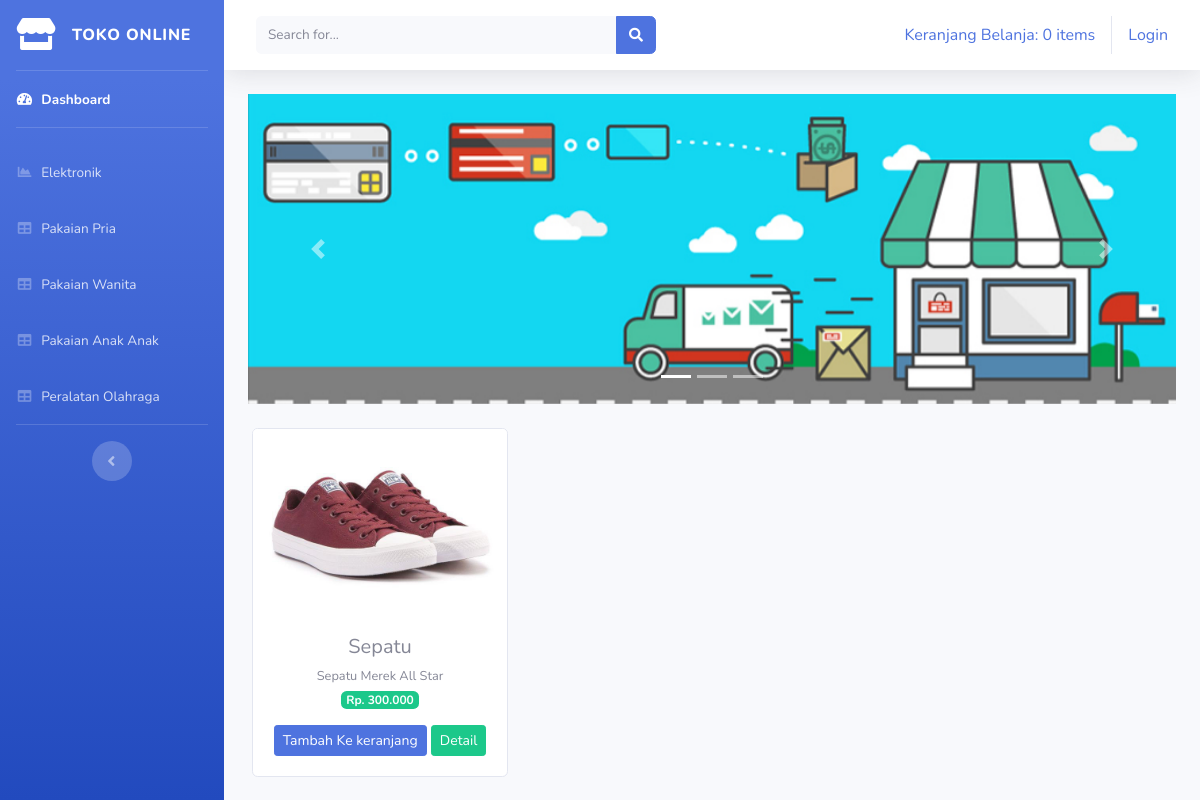
Screenshot of /index.php/categori/pakaian_pria with the database file from the repository.
### tables this page shows
CREATE TABLE `tb_barang` (
  `id_brg` int(11) NOT NULL,
  `nama_brg` varchar(120) NOT NULL,
  `keterangan` varchar(225) NOT NULL,
  `categori` varchar(60) NOT NULL,
  `harga` int(11) NOT NULL,
  `stok` int(4) NOT NULL,
  `gambar` text NOT NULL
);

### application/controllers/categori.php (called while the page is built, shortened)
<?php
class categori extends CI_Controller
{
    public function pakaian_pria()
    {
        $data['pakaian_pria'] = $this->Model_categori->data_pakaian_pria()->result();
        $this->load->view('templates/header');
        $this->load->view('templates/sidebar');
        $this->load->view('pakaian_pria', $data);
        $this->load->view('templates/footer');
    }
}

### index.php (called while the page is built, shortened)
<?php
require_once BASEPATH.'core/CodeIgniter.php';

### application/models/Model_categori.php (called while the page is built, shortened)
<?php
class Model_categori extends CI_Model
{
    public function data_pakaian_pria()
    {
        return $this->db->get_where("tb_barang",array('categori' => 'pakaian pria'));
    }
}

### application/views/pakaian_pria.php (the view, shortened to what this page needs)
<div class="container-fluid">
    <div id="carouselExampleIndicators" class="carousel slide" data-ride="carousel">
        <ol class="carousel-indicators">
            <li data-target="#carouselExampleIndicators" data-slide-to="0" class="active"></li>
            <li data-target="#carouselExampleIndicators" data-slide-to="1"></li>
            <li data-target="#carouselExampleIndicators" data-slide-to="2"></li>
        </ol>
        <div class="carousel-inner">
            <div class="carousel-item active">
            <img src="<?= base_url('assets/img/slider1.jpg');?>" class="d-block w-100" alt="...">
            </div>
        </div>
        <a class="carousel-control-prev" href="#carouselExampleIndicators" role="button" data-slide="prev">
            <span class="carousel-control-prev-icon" aria-hidden="true"></span>
        </a>
        <a class="carousel-control-next" href="#carouselExampleIndicators" role="button" data-slide="next">
            <span class="carousel-control-next-icon" aria-hidden="true"></span>
        </a>
    </div>
    <div class="row text-center mt-4">
    <?php foreach ($pakaian_pria as $brg) : ?>
        <div class="card ml-3 mb-3" style="width: 16rem;">
            <img src="<?= base_url('uploads/'.$brg->gambar); ?>" class="card-img-top" alt="...">
            <div class="card-body">
                <h5 class="card-title mb-1"><?= $brg->nama_brg; ?></h5>
                <small><?= $brg->keterangan; ?></small><br>
                <span class="badge badge-success mb-3">Rp. <?= number_format($brg->harga, 0,',','.'); ?></span>
                <?= anchor('dashboard/tambah_ke_keranjang/'. $brg->id_brg, '<div class="btn btn-sm btn-primary">Tambah Ke keranjang</div>')?>
                <?= anchor('dashboard/detail/'. $brg->id_brg, '<div class="btn btn-sm btn-success">Detail</div>')?>
            </div>
        </div>
    <?php endforeach; ?>
    </div>
</div>

### rows the page displays
tb_barang: gambar (picture), nama_brg "Sepatu", keterangan "Sepatu Merek All Star", harga "300.000", id_brg "Tambah Ke keranjang", id_brg "Detail"

### other values shown
anchor('dashboard/detail_keranjang', $keranjang) "Keranjang Belanja: 0 items"
anchor('auth/login', 'Login') "Login"
